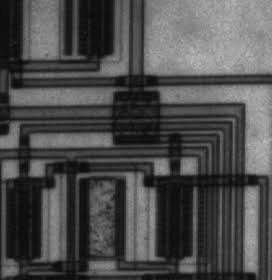
%> input picture circuit.tif, 272 x 280 px
$ octave hough_transform.m   (GNU Octave 9; MATLAB toolbox functions it lacks are replaced by stand-ins)
%> lines starting %> are read from the running program, lines starting %| are printed output that depends on the picture
clc;
close all;
clear all;
I = imread('circuit.tif');
%> I is the input picture: size 280x272x3 uint8; min 6, max 194, mean 76.3
I = rgb2gray(I);
%> I: size 280x272 uint8
subplot(2,2,1)
imshow(I);
rotI = imrotate(I,33,'crop');
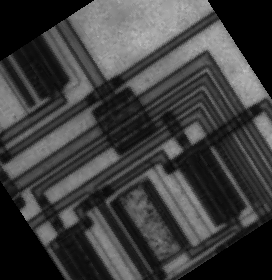
%> rotI: size 280x272 uint8; min 0, max 194, mean 62.8
subplot(2,2,2)
imshow(rotI);
BW = edge(rotI,'prewitt');
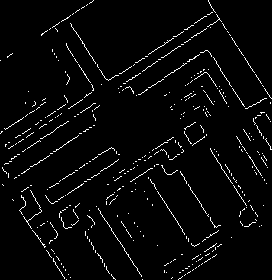
%> BW: size 280x272 logical; 3.3% white in thin lines or dots
[H,T,R] = hough(BW);
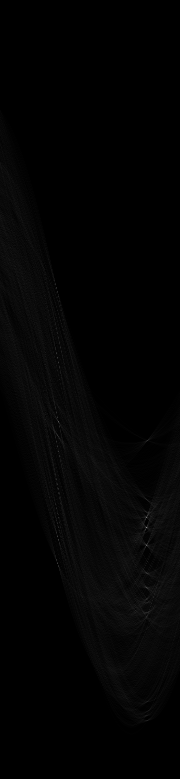
%> H: size 779x180 double; min 0, max 142, mean 3.2
%> T = 180 values from -90 to 89; R = 779 values from -389 to 389
subplot(2,2,3)
imshow(BW);
imshow(H,[],'Xdata',T,'Ydata',R);
xlabel('Theta');
ylabel('Rho');
axis on, axis normal, hold on;
P = houghpeaks(H,5,'threshold',ceil(0.3*max(H(:))));
%> P = [528 147; 518 147; 546 147; 422 59; 588 147]
x = T(P(:,2));
%> x = [56 56 56 -32 56]
y = R(P(:,1));
%> y = [138 128 156 32 198]
plot(x,y,'s','color','white');
lines = houghlines(BW,T,R,P,'FillGap',5,'MinLength',7);
%> lines = 14 lines; longest, point1 to point2 (x, y): (219, 20) to (121, 87), (212, 13) to (119, 76), (94, 126) to (17, 178), (206, 51) to (141, 95), (119, 160) to (54, 204), (149, 178) to (189, 242)
subplot(2,2,4);
imshow(rotI);
hold on;
for k = 1:length(lines)
    xy = [lines(k).point1;lines(k).point2];
    plot(xy(:,1),xy(:,2),'LineWidth',2,'color','green');
    plot(xy(1,1),xy(1,2),'x','LineWidth',2,'color','yellow');
    plot(xy(2,1),xy(2,2),'x','LineWidth',2,'color','red');
end
%> this loop made 14 passes
%> xy on passes 1 to 12: [219 20; 121 87], [95 104; 76 117], [68 122; 24 152], [19 155; 12 160], [212 13; 119 76], [83 100; 70 109], [62 114; 40 129], [34 133; 10 149], [206 51; 141 95], [94 126; 17 178], [67 46; 89 81], [149 178; 189 242]
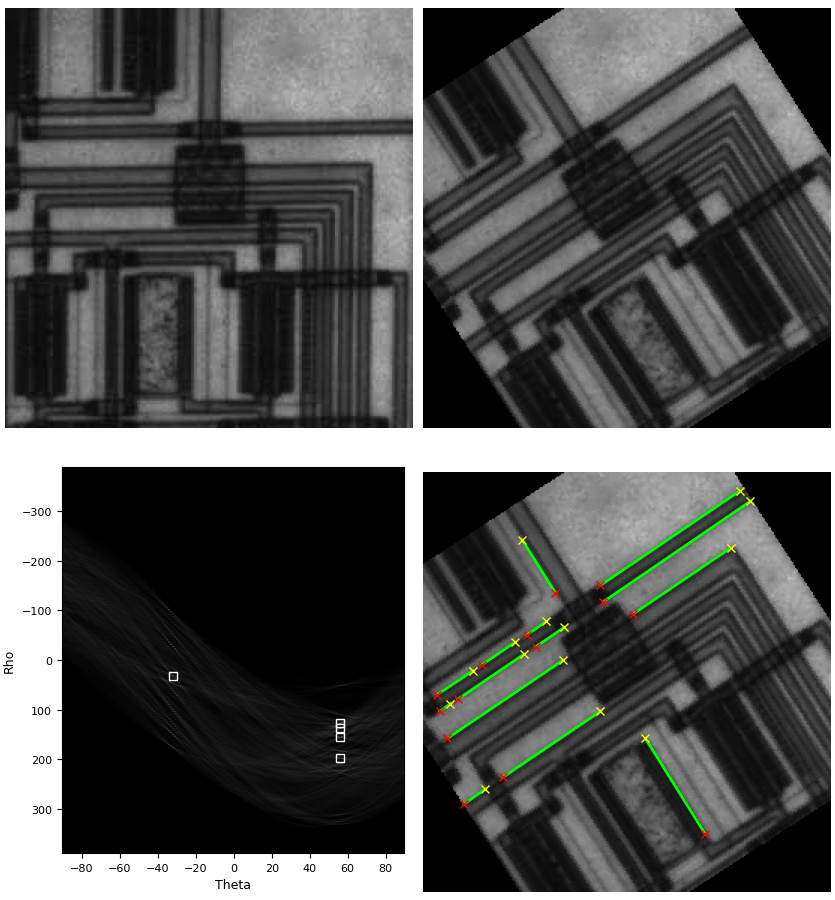
%> figure redrawn from the program's plot data, 4 panels

$ run again, with tire.tif copied over circuit.tif
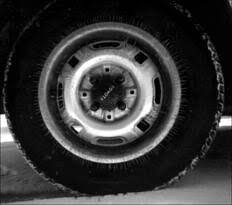
%> input picture tire.tif, 232 x 205 px
%> I is the input picture: size 205x232x3 uint8; min 0, max 255, mean 53.8
%> I: size 205x232 uint8
%> `BW = edge(rotI,'prewitt');`:
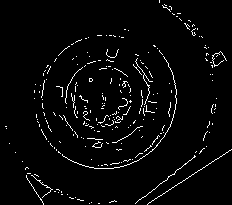
%> BW: size 205x232 logical; 3.3% white in thin lines or dots
%> T = 180 values from -90 to 89; R = 619 values from -309 to 309
%> P = [561 148; 553 143; 478 135; 226 11; 475 147]
%> x = [57 52 44 -80 56]
%> y = [251 243 168 -84 165]
%> lines = 8 lines; point1 to point2 (x, y): (232, 150) to (148, 205), (202, 152) to (136, 204), (127, 115) to (111, 126), (117, 123) to (130, 109), (141, 111) to (155, 113), (93, 147) to (101, 140), (221, 52) to (214, 56), (47, 195) to (52, 190)
%> the loop `for k = 1:length(lines)` made 8 passes
%> xy on passes 1 to 8: [232 150; 148 205], [202 152; 136 204], [47 195; 52 190], [93 147; 101 140], [117 123; 130 109], [141 111; 155 113], [221 52; 214 56], [127 115; 111 126]
%> after the loop `for k = 1:length(lines)`:
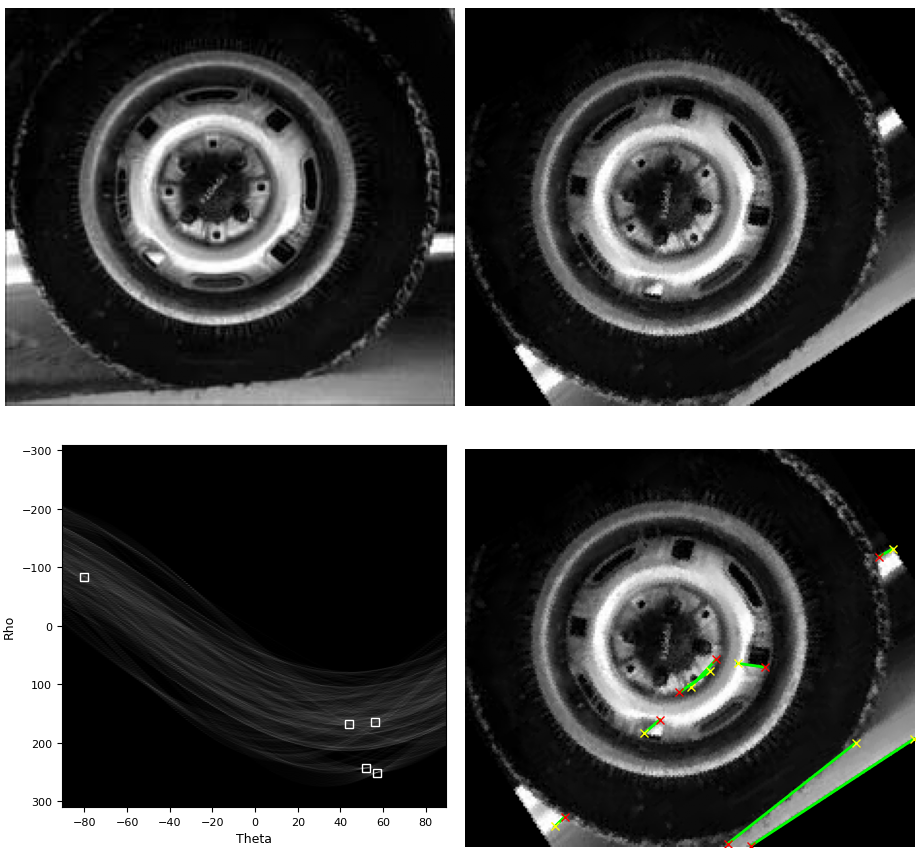
%> figure redrawn from the program's plot data, 4 panels
